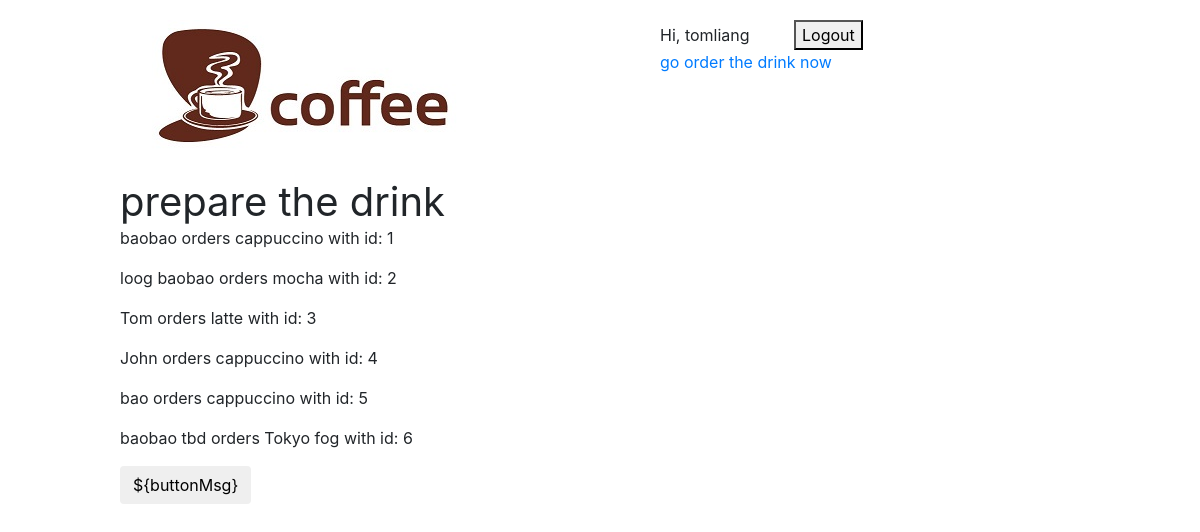
The app's page /food/prepare/ (signed in), older data.
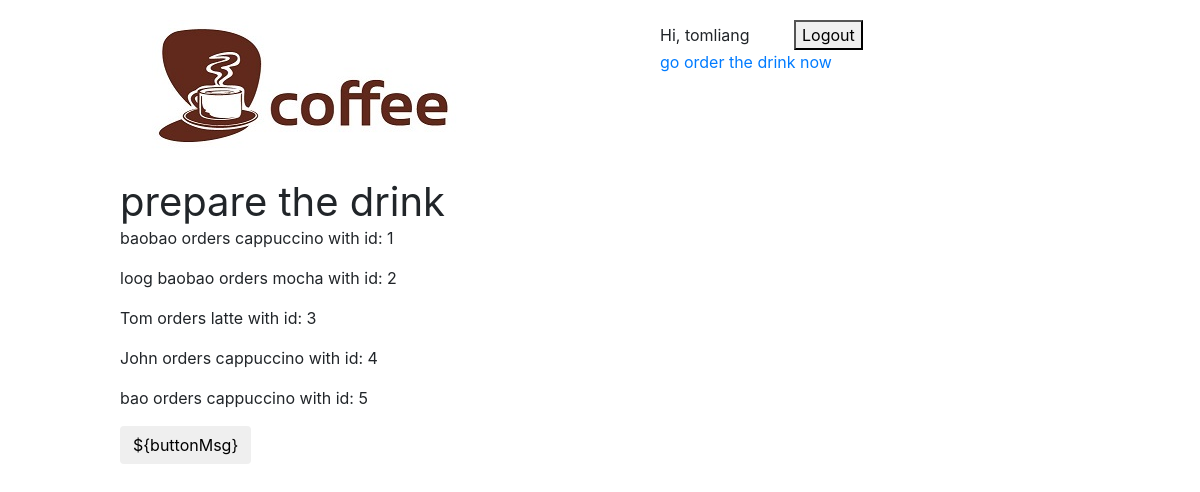
The same page, newer data.
### food/models.py (models this page shows)
class OrderInstance(models.Model):
    name = models.CharField(max_length=100)
    email = models.EmailField()
    coffee_order = models.CharField(max_length=100)

### food/views.py (the view)
@login_required
@permission_required('food.can_serve', raise_exception=True)
def prepare(request):
    orders = OrderInstance.objects.all()
    return render(request, "food/prepare.html", { 'orders':orders })

### food/templates/food/prepare.html (shortened to what this page needs)
{% extends 'base_layout.html' %}
{% block content %}
<h1>prepare the drink</h1>
{% for order in orders %}
    <p>{{ order.name }} orders {{ order.coffee_order }} with id: {{ order.id }}</p>
{% endfor %}
<div id="vue-app">
    <button type="button" v-on:click="changeButton" class=btn>${buttonMsg}</button>
</div>
{% load static from staticfiles %}
{% endblock %}

### templates/base_layout.html (shortened to what this page needs)
{% load static from staticfiles %}
<!DOCTYPE html>
<html>
    <head>
        <link rel="stylesheet" href="{% static 'bootstrap/css/bootstrap.min.css' %}">
        <link rel="stylesheet" href="{% static 'styles.css' %}">
    </head>
    <body>
        <header class="wrapper">
            <h1><a href="{% url 'food:home' %}"><img src="{% static 'logo.jpg' %}" alt="#" /></a></h1>
            <nav>
                <ul>
                    {% if user.is_authenticated %}
                    <li>Hi, {{ request.user.username }}</li>
                    <li>
                        <form class="logout-link" action="{% url 'accounts:logout' %}" method="post">
                            <button type="submit">Logout</button>
                        </form>
                    </li>
                    <li><a href="{% url 'food:order' %}" class="highlight">go order the drink now</a></li>
                    {% else %}
                    <li><a href="{% url 'accounts:login' %}">Login</a></li>
                    <li><a href="{% url 'accounts:signup' %}">Signup</a></li>
                    {% endif %}
                </ul>
            </nav>
        </header>
        <div class="wrapper">
            {% block content %}
            {% endblock %}
        </div>
    </body>
</html>

### assets/styles.css (style rules this page uses)
nav li { display: inline-block; list-style-type: none; margin-left: 20px; margin-right: 20px; }
header { display: grid; grid-template-columns: 1fr 1fr; padding: 20px 0; }
nav { justify-self: end; }
h1, h2, h3, h4, h5 { font-weight: normal; margin: 0; }
.wrapper { max-width: 960px; margin: 0 auto; }

Row changes from the older to the newer data that the page shows:
removed OrderInstance: name "baobao tbd", coffee_order "Tokyo fog", id "6"
